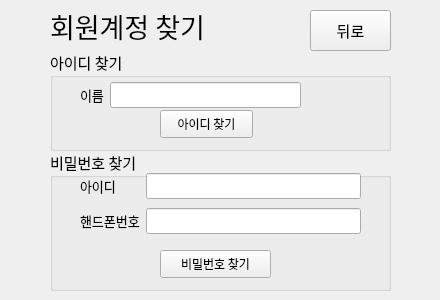
<?xml version="1.0" encoding="UTF-8"?>
<ui version="4.0">
 <class>FindAccountDialog</class>
 <widget class="QDialog" name="FindAccountDialog">
  <property name="geometry">
   <rect>
    <x>0</x>
    <y>0</y>
    <width>440</width>
    <height>300</height>
   </rect>
  </property>
  <property name="windowTitle">
   <string>Dialog</string>
  </property>
  <widget class="QLabel" name="label">
   <property name="geometry">
    <rect>
     <x>50</x>
     <y>10</y>
     <width>211</width>
     <height>31</height>
    </rect>
   </property>
   <property name="font">
    <font>
     <family>양재블럭체</family>
     <pointsize>20</pointsize>
    </font>
   </property>
   <property name="text">
    <string>회원계정 찾기</string>
   </property>
  </widget>
  <widget class="QGroupBox" name="box_1">
   <property name="geometry">
    <rect>
     <x>50</x>
     <y>50</y>
     <width>341</width>
     <height>101</height>
    </rect>
   </property>
   <property name="font">
    <font>
     <family>HY나무L</family>
     <pointsize>11</pointsize>
    </font>
   </property>
   <property name="title">
    <string>아이디 찾기</string>
   </property>
   <widget class="QPushButton" name="IdBtn">
    <property name="geometry">
     <rect>
      <x>110</x>
      <y>60</y>
      <width>93</width>
      <height>28</height>
     </rect>
    </property>
    <property name="font">
     <font>
      <family>양재백두체B</family>
      <pointsize>9</pointsize>
     </font>
    </property>
    <property name="focusPolicy">
     <enum>Qt::NoFocus</enum>
    </property>
    <property name="text">
     <string>아이디 찾기</string>
    </property>
    <property name="autoDefault">
     <bool>true</bool>
    </property>
    <property name="default">
     <bool>false</bool>
    </property>
    <property name="flat">
     <bool>false</bool>
    </property>
   </widget>
   <widget class="QWidget" name="layoutWidget">
    <property name="geometry">
     <rect>
      <x>30</x>
      <y>30</y>
      <width>221</width>
      <height>31</height>
     </rect>
    </property>
    <layout class="QGridLayout" name="gridLayout_2">
     <item row="0" column="0">
      <widget class="QLabel" name="NameLabel">
       <property name="font">
        <font>
         <family>MD개성체</family>
         <pointsize>10</pointsize>
        </font>
       </property>
       <property name="text">
        <string>이름</string>
       </property>
      </widget>
     </item>
     <item row="0" column="1">
      <widget class="QLineEdit" name="NameEdit">
       <property name="font">
        <font>
         <family>HY나무L</family>
         <pointsize>10</pointsize>
        </font>
       </property>
      </widget>
     </item>
    </layout>
   </widget>
  </widget>
  <widget class="QGroupBox" name="box_2">
   <property name="geometry">
    <rect>
     <x>50</x>
     <y>150</y>
     <width>341</width>
     <height>141</height>
    </rect>
   </property>
   <property name="font">
    <font>
     <family>HY나무L</family>
     <pointsize>11</pointsize>
    </font>
   </property>
   <property name="title">
    <string>비밀번호 찾기</string>
   </property>
   <widget class="QPushButton" name="PwBtn">
    <property name="enabled">
     <bool>true</bool>
    </property>
    <property name="geometry">
     <rect>
      <x>110</x>
      <y>100</y>
      <width>111</width>
      <height>28</height>
     </rect>
    </property>
    <property name="font">
     <font>
      <family>양재백두체B</family>
      <pointsize>9</pointsize>
     </font>
    </property>
    <property name="focusPolicy">
     <enum>Qt::NoFocus</enum>
    </property>
    <property name="text">
     <string>비밀번호 찾기</string>
    </property>
   </widget>
   <widget class="QWidget" name="layoutWidget">
    <property name="geometry">
     <rect>
      <x>30</x>
      <y>20</y>
      <width>281</width>
      <height>69</height>
     </rect>
    </property>
    <layout class="QGridLayout" name="gridLayout">
     <item row="0" column="0">
      <widget class="QLabel" name="IdLabel">
       <property name="font">
        <font>
         <family>MD개성체</family>
         <pointsize>10</pointsize>
        </font>
       </property>
       <property name="text">
        <string>아이디</string>
       </property>
      </widget>
     </item>
     <item row="1" column="0">
      <widget class="QLabel" name="PhoneLabel">
       <property name="font">
        <font>
         <family>MD개성체</family>
         <pointsize>10</pointsize>
        </font>
       </property>
       <property name="text">
        <string>핸드폰번호</string>
       </property>
      </widget>
     </item>
     <item row="1" column="1">
      <widget class="QLineEdit" name="HpEdit">
       <property name="font">
        <font>
         <family>HY나무L</family>
         <pointsize>10</pointsize>
        </font>
       </property>
      </widget>
     </item>
     <item row="0" column="1">
      <widget class="QLineEdit" name="IdEdit">
       <property name="font">
        <font>
         <family>HY나무L</family>
         <pointsize>10</pointsize>
        </font>
       </property>
      </widget>
     </item>
    </layout>
   </widget>
  </widget>
  <widget class="QPushButton" name="pushButton">
   <property name="geometry">
    <rect>
     <x>310</x>
     <y>10</y>
     <width>81</width>
     <height>41</height>
    </rect>
   </property>
   <property name="font">
    <font>
     <family>HY산B</family>
     <pointsize>11</pointsize>
    </font>
   </property>
   <property name="focusPolicy">
    <enum>Qt::NoFocus</enum>
   </property>
   <property name="autoFillBackground">
    <bool>false</bool>
   </property>
   <property name="text">
    <string>뒤로</string>
   </property>
  </widget>
 </widget>
 <resources/>
 <connections/>
</ui>
